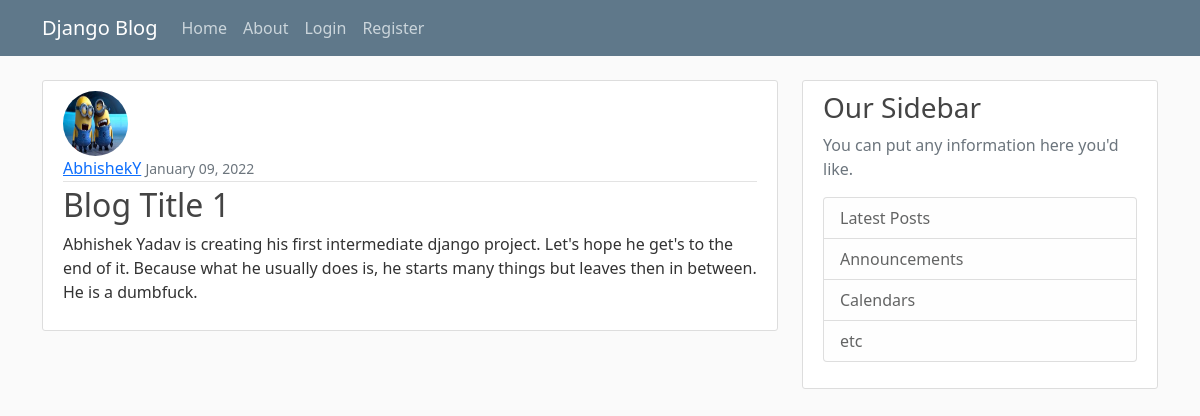
The app's page /post/1/ with its own data.
### blog/models.py (models this page shows, shortened)
class Post(models.Model):
    title = models.CharField(max_length=100)
    content = models.TextField()
    date_posted = models.DateTimeField(default=timezone.now)
    author = models.ForeignKey(User, on_delete=models.CASCADE)

### users/models.py (models this page shows, shortened)
class Profile(models.Model):
    user = models.OneToOneField(User, on_delete=models.CASCADE)
    image = models.ImageField(default="default.jpeg", upload_to="profile_pics")

### blog/views.py (the view)
# urls.py: path('post/<int:pk>/', views.PostDetailView.as_view(), name='post-detail'),
class PostDetailView(DetailView):
    model = Post

### blog/templates/blog/post_detail.html (shortened to what this page needs)
{% extends "blog/base.html" %}
{% block content %}
    <article class="media content-section">
        <img class="rounded-circle article-img" src="{{ object.author.profile.image.url }}">
        <div class="media-body">
        <div class="article-metadata">
            <a class="mr-2" href="{% url 'user-posts' object.author.username %}">{{ object.author }}</a>
            <small class="text-muted">{{ object.date_posted|date:"F d, Y" }}</small>
        </div>
        <h2 class="article-title">{{ object.title }}</h2>
        <p class="article-content">{{ object.content }}</p>
        </div>
    </article>
{% endblock content %}

### blog/static/blog/main.css (style rules this page uses)
body { background: #fafafa; color: #333333; margin-top: 5rem; }
h1, h2, h3, h4, h5, h6 { color: #444444; }
.content-section { background: #ffffff; padding: 10px 20px; border: 1px solid #dddddd; border-radius: 3px; margin-bottom: 20px; }
.article-title { color: #444444; }
.article-content { white-space: pre-line; }
.article-img { height: 65px; width: 65px; margin-right: 16px; }
.article-metadata { padding-bottom: 1px; margin-bottom: 4px; border-bottom: 1px solid #e3e3e3 }

### records on screen
Post: author.profile.image (picture), author "AbhishekY", date_posted "January 09, 2022", title "Blog Title 1", content "Abhishek Yadav is creating his first intermediate django project. Let's hope he get's to the end of it. Because what he usually does is, he starts many things but leaves then in between. He is a dumbfuck."
